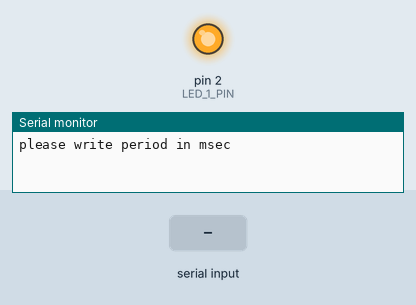
Simulated run of this sketch. Board: Arduino Uno, built with avr-gcc and run on an emulated ATmega328P. On the bench: output pins drawn as LEDs (lit = HIGH), the last lines printed to the serial monitor. Dashed ring = blinking. The inputs (shaded band) are chosen by the test bench.

Above: at 1.2 s.
1.3 s: "5\n" received over Serial
At 2.3 s:
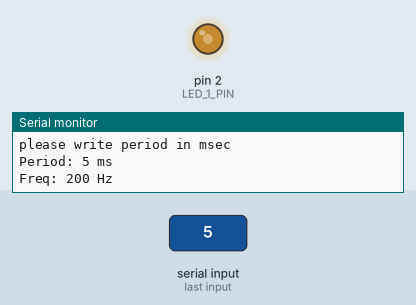
2.8 s: "90,45\n" received over Serial
At 2.95 s:
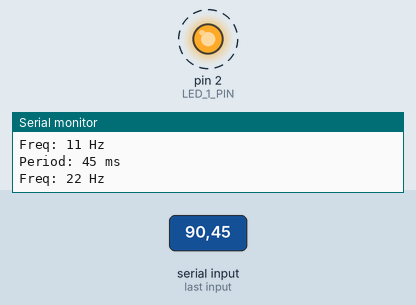
Timing chart, 0 to 11.8 s (numbered marks = the images above; inputs shaded):
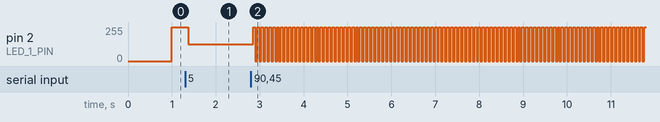

Measured:
- after the input at 1.3 s, pin 2 (LED_1_PIN): 255/255 → 127/255 after 0.07 s
- after the input at 2.8 s, pin 2 (LED_1_PIN): alternates 255/255 for 0.04 s and 0/255 for 0.04 s, starting after 0.05 s

The sketch:

2.ino
```cpp
//С помощью сообщения в arduino  задавать частоту мерцания светодиода
#include <TimerOne.h>


const int LED_1_PIN = 2;
long inPeriod;
int n;

void  timerInterupt()
{
  digitalWrite(LED_1_PIN, digitalRead(LED_1_PIN) ^ 1);
}

void setup()
{
 pinMode(LED_1_PIN, OUTPUT);
 Serial.begin(9600);
 Serial.println("please write period in msec");
 Timer1.initialize();         // инициализировать timer1
 Timer1.attachInterrupt(timerInterupt);

}
void loop()
{
   n = Serial.available();
   if(n > 0)
   {
       // Далем что то с поступившими данными
   inPeriod =  Serial.parseInt();  // get the new byte
   if (inPeriod != 0) // так как если нет цифры , то будет 0
   {
     Serial.print("Period: ");  Serial.print(inPeriod); Serial.println(" ms");
     Serial.print("Freq: ");  Serial.print(1000/inPeriod); Serial.println(" Hz");
   inPeriod =  inPeriod*1000 ;
   Timer1.setPeriod(inPeriod);
   }
   delay(50);
   }
}
```
